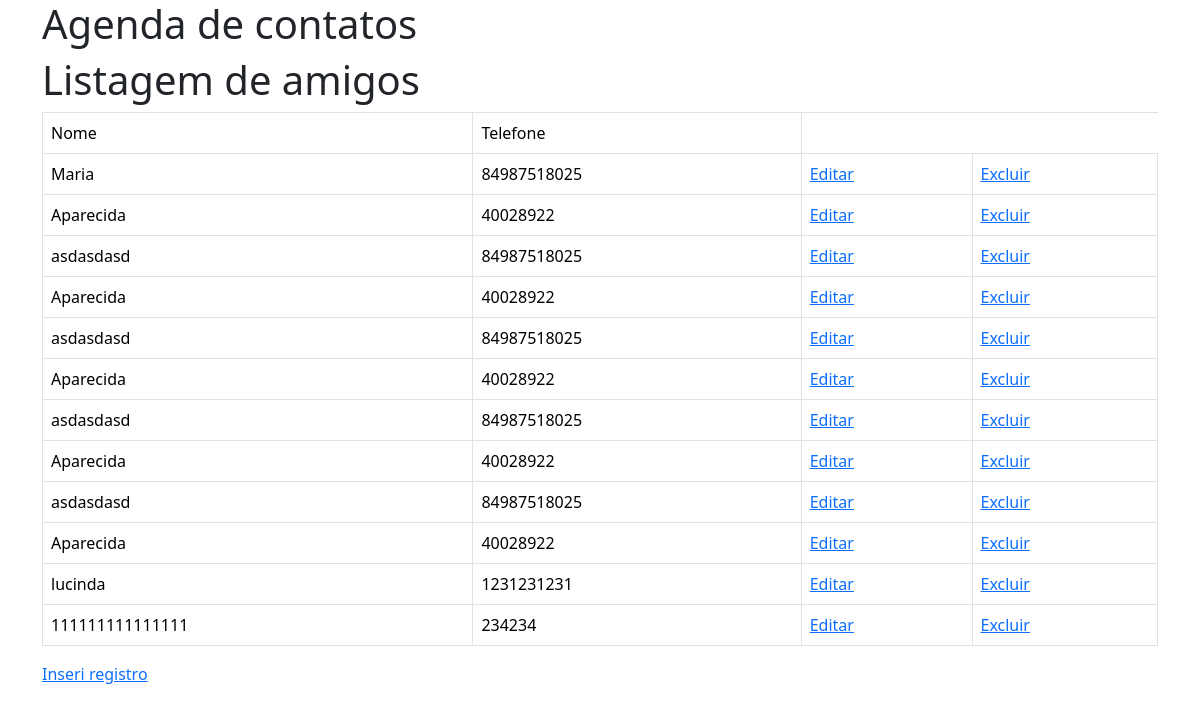
The app's page /, older data.
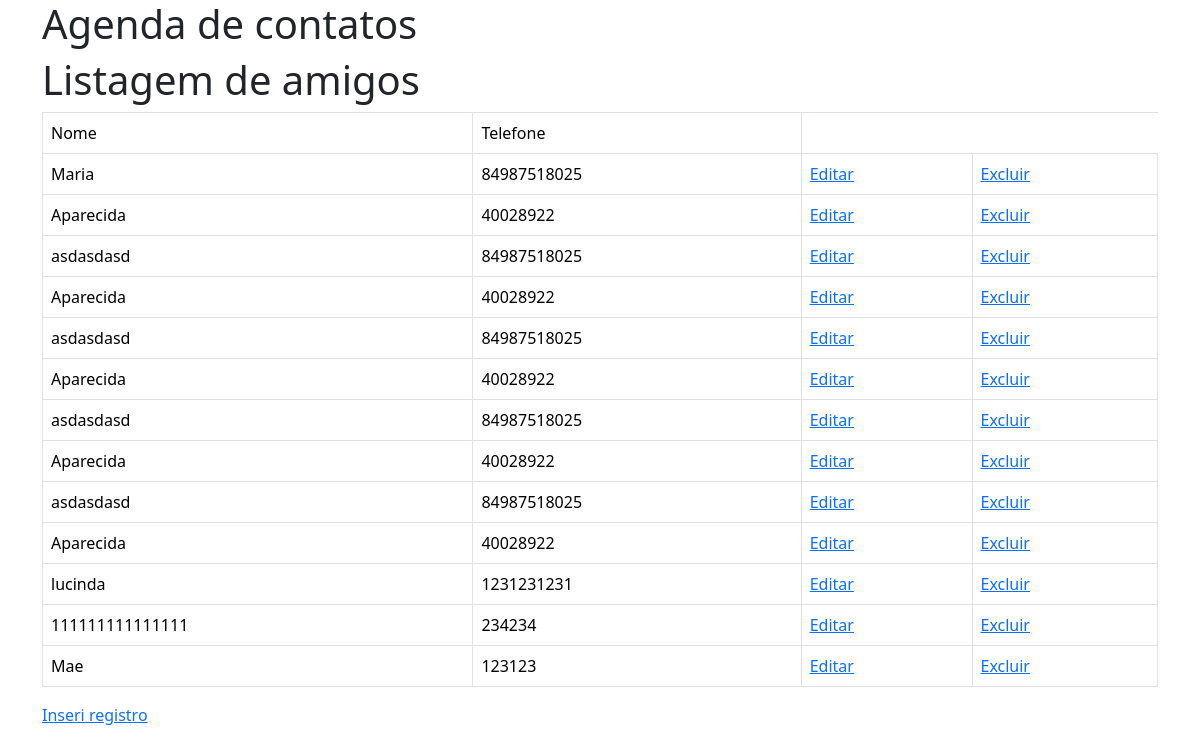
The same page, newer data.
### app1/models.py (models this page shows)
class agenda(models.Model):
    nome = models.CharField(max_length=100,
                            null=False,
                            blank=False)
    telefone = models.IntegerField();

### app1/views.py (the view)
# urls.py: path('',views.AgendaListView.as_view(), name='lista_amigos'),
class AgendaListView(ListView):
    template_name='home.html'
    model = agenda
    context_object_name ='amigos'

### app1/templates/home.html
{% extends "base.html" %}
{% block conteudo %}
<h1>Listagem de amigos</h1>
<table class="table table-bordered">
    <tr>
        <td>Nome</td>
        <td>Telefone</td>
    </tr>
{%for amigo in amigos%}
<tr>
    <td>{{amigo.nome}}</td>
    <td>{{amigo.telefone}}</td>
    <td><a href="{% url 'editar' pk=amigo.id %}">Editar</a></td>
    <td><a href="{% url 'excluir' pk=amigo.id %}">Excluir</a></td>
</tr>
{%endfor%}
</table>
<a class="" href="inserir">Inseri registro</a>
{% endblock %}

Row changes from the older to the newer data that the page shows:
added agenda: nome "Mae", telefone "123123"
